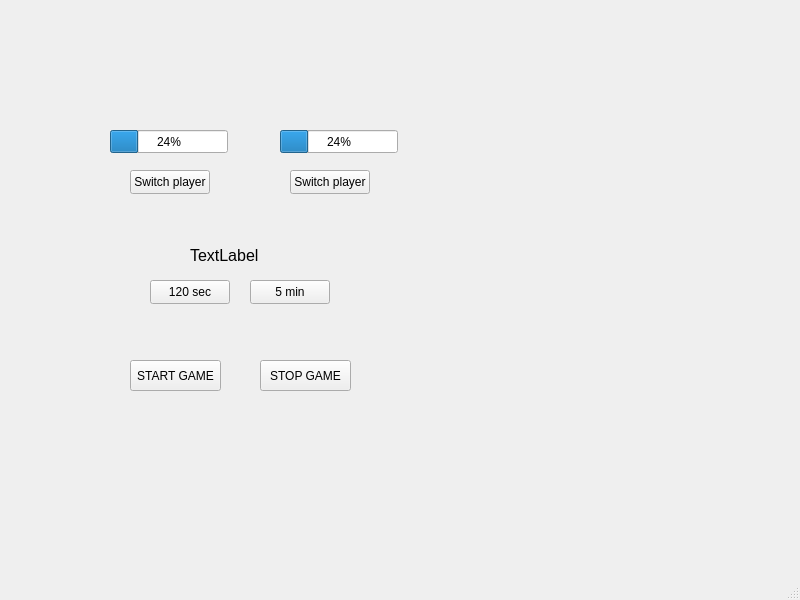
<?xml version="1.0" encoding="UTF-8"?>
<ui version="4.0">
 <class>MainWindow</class>
 <widget class="QMainWindow" name="MainWindow">
  <property name="geometry">
   <rect>
    <x>0</x>
    <y>0</y>
    <width>800</width>
    <height>600</height>
   </rect>
  </property>
  <property name="windowTitle">
   <string>MainWindow</string>
  </property>
  <widget class="QWidget" name="centralwidget">
   <widget class="QProgressBar" name="progressBar1">
    <property name="geometry">
     <rect>
      <x>110</x>
      <y>130</y>
      <width>118</width>
      <height>23</height>
     </rect>
    </property>
    <property name="value">
     <number>24</number>
    </property>
   </widget>
   <widget class="QProgressBar" name="progressBar2">
    <property name="geometry">
     <rect>
      <x>280</x>
      <y>130</y>
      <width>118</width>
      <height>23</height>
     </rect>
    </property>
    <property name="value">
     <number>24</number>
    </property>
   </widget>
   <widget class="QPushButton" name="switchPlayerButton1">
    <property name="geometry">
     <rect>
      <x>130</x>
      <y>170</y>
      <width>80</width>
      <height>24</height>
     </rect>
    </property>
    <property name="text">
     <string>Switch player</string>
    </property>
   </widget>
   <widget class="QPushButton" name="switchPlayerButton2">
    <property name="geometry">
     <rect>
      <x>290</x>
      <y>170</y>
      <width>80</width>
      <height>24</height>
     </rect>
    </property>
    <property name="text">
     <string>Switch player</string>
    </property>
   </widget>
   <widget class="QPushButton" name="time120Button">
    <property name="geometry">
     <rect>
      <x>150</x>
      <y>280</y>
      <width>80</width>
      <height>24</height>
     </rect>
    </property>
    <property name="text">
     <string>120 sec</string>
    </property>
   </widget>
   <widget class="QPushButton" name="time300Button">
    <property name="geometry">
     <rect>
      <x>250</x>
      <y>280</y>
      <width>80</width>
      <height>24</height>
     </rect>
    </property>
    <property name="text">
     <string>5 min</string>
    </property>
   </widget>
   <widget class="QPushButton" name="startButton">
    <property name="geometry">
     <rect>
      <x>130</x>
      <y>360</y>
      <width>91</width>
      <height>31</height>
     </rect>
    </property>
    <property name="text">
     <string>START GAME</string>
    </property>
   </widget>
   <widget class="QPushButton" name="endGameButton">
    <property name="geometry">
     <rect>
      <x>260</x>
      <y>360</y>
      <width>91</width>
      <height>31</height>
     </rect>
    </property>
    <property name="text">
     <string>STOP GAME</string>
    </property>
   </widget>
   <widget class="QLabel" name="gameStateLabel">
    <property name="geometry">
     <rect>
      <x>190</x>
      <y>240</y>
      <width>371</width>
      <height>31</height>
     </rect>
    </property>
    <property name="font">
     <font>
      <family>Arial</family>
      <pointsize>12</pointsize>
      <bold>false</bold>
     </font>
    </property>
    <property name="text">
     <string>TextLabel</string>
    </property>
   </widget>
  </widget>
  <widget class="QMenuBar" name="menubar">
   <property name="geometry">
    <rect>
     <x>0</x>
     <y>0</y>
     <width>800</width>
     <height>21</height>
    </rect>
   </property>
  </widget>
  <widget class="QStatusBar" name="statusbar"/>
 </widget>
 <resources/>
 <connections/>
</ui>
